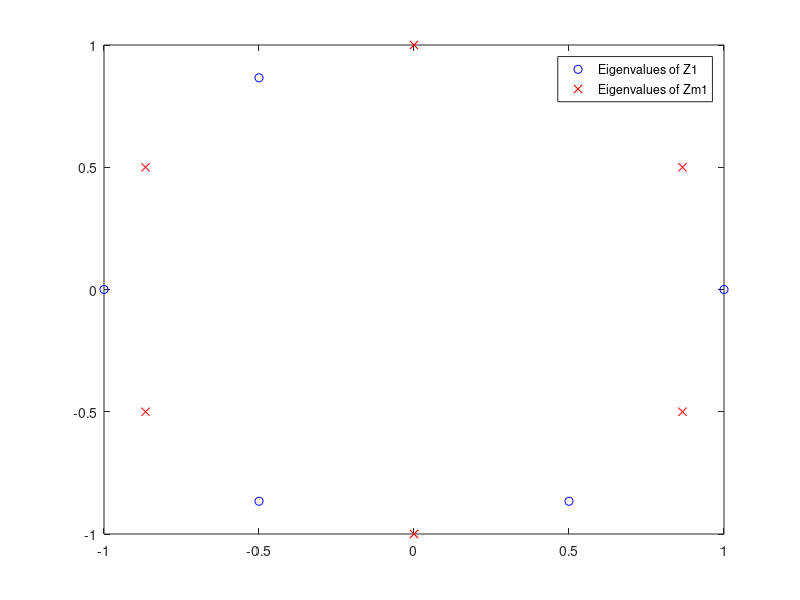

Recreate this plot in MATLAB. (Note: this script raises an error after producing the figure.)
%% Solving a Toeplitz linear system
%

%% Toeplitz matrices
%
% Toeplitz matrices are matrices with constant diagonal elements; they are
% completely determined by the first column and row, and indeed there is a
% MATLAB function that generates the full matrix starting by this
% information. We can generate an example by constructing a random column
% and row as follows:

n = 6;
c = randn(n, 1);
r = randn(1, n);
c(1) = r(1); 

T = toeplitz(c, r)

%%
% Note that we have forced the first element of the vectors |c| and |r| to be
% equal, to make sure that matrix is well-defined. Suppose that we want to
% solve a linear system with a Toeplitz matrix: $Tx = b$. 
%
% For small scale systems, we can rely on the MATLAB backslash operator:

b = randn(n, 1);
x = T \ b;

%%
% Unfortunately, this approach scales cubically, and given the particular structure of the
% matrices it is natural to ask if a more efficient method might be
% developed. 
%
% This example presents the construction of the superfast Toeplitz solver
% introduced in [2]. 

%% Displacement equation
%
% The first step in this direction is to note that a Toeplitz matrix $T$
% satisfies the displacement equation $Z_1 T - T Z_{-1} = F$
% where $Z_x$ is the matrix defined as follows:
%
% $$ Z_x := \left[ \begin{array}{cccc}
%    &&& x \\
%    1 &&& \\
%    & \ddots \\
%    && 1 \\
%  \end{array} \right]
% $$
%
% and $F$ is a matrix with just the first row and the last column which are
% non-zero. We can verify this directly:
%

Z1 = eye(n); Z1 = Z1(:,[2:n,1]);
Zm1 = Z1; Zm1(1,end) = -1;
F = Z1 * T - T * Zm1

%%
% Given the special structure of $F$, it has rank (at most) $2$, and 
% we can represent it as $UV^T$ where $U, V$ are the $n \times 2$ matrices 
% defined as follows:

U = [ 1 , 2*c(1) ; zeros(n-1,1) , c(2:n) + r(n:-1:2).' ];
V = [ c(n:-1:2) - r(2:n).' , zeros(n-1,1) ; 0 , 1 ];

norm(F - U*V.')

%%
% We can modify the displacement relation to transform the Toeplitz matrix
% in another matricx that has a particular structure. Let $\Omega_n$
% denote the matrix of the Fourier transform, scaled to be unitary. Then,
% since $Z_1$ is circulant, $\Omega_n Z_1 \Omega_n^*$ is diagonal, and in
% particular it has the $n$-th roots of the unity on the diagonal. We call
% such matrix $D_1$. 
%
% Here we use the fact that the Fourier matrix as implemented in MATLAB 
% can be obtained by properly flipping a Vandermonde matrix with the roots
% of the unity as nodes. 

Omega = sqrt(n) \ rot90(vander(exp(2i*pi/n.*(1:n))), 2);
D1 = Omega * Z1 * Omega';

%%
% In a similar fashion, if we define $D_0 = \mathrm{diag}(1, \omega_{2n},
% \ldots, \omega_{2n}^{n-1})$, where $\omega_{2n}$ is $e^{\frac{i\pi}{n}}$,
% we have the relation 
% $$\Omega_n D_0 Z_{-1} D_0^* \Omega_n^* = D_{-1},$$ where 
% $D_{-1} = \omega_{2n} D_1$. 

om = exp(1i * pi / n);
D0 = diag(om.^(0:n-1));
Dm1 = Omega * D0 * Zm1 * D0' * Omega';

%%
% Let us check the eigenvalues of the matrices $Z_1$ and $Z_{-1}$.
% Together, they constitute the $2n$-th roots of the unity. 

plot(real(diag(D1)),  imag(diag(D1)),  'bo', ...
	 real(diag(Dm1)), imag(diag(Dm1)), 'rx');
axis([-1 1 -1 1]);
legend('Eigenvalues of Z1', 'Eigenvalues of Zm1');


%% A superfast algorithm
%
% We now exploit the displacement relation to develop a superfast
% algorithm. To test it, we are going to need a larger example, so we
% regenerate our data with a larger $n$, but not too large so we will be able
% to verify our computations. 

n = 4096;
c = randn(n, 1); r = randn(1, n); c(1) = r(1); 
T = toeplitz(c, r);
b = randn(n, 1);

d0 = exp(1i * pi / n .* (0 : n - 1));
d1  = d0.^2;
dm1 = exp(1i * pi / n) * d1;

U = [ 1 , 2*r(1) ; zeros(n-1, 1), r(end:-1:2).' + c(2:end) ];
V = [ conj(c(end:-1:2)) - r(2:end)' , zeros(n-1,1) ; 0 1 ];

%%
% Multiplying the displacement relation from the left by $\Omega_n$ and
% from the right by $D_0^* \Omega_n^*$ yields the new relation
%
% $$
%  D_1 C - C D_{-1} = GF^T
% $$
% where $G,F$ can be defined as $G = \Omega_n U$ and 
% $F = \overline{\Omega_n} D_0^* V$, and $C = \Omega_n T D_0^* \Omega_n^*$.
% 

%% 
% The previous relation tells us that the matrix $C$ has a _Cauchy-like_
% structure; since the coefficients of the displacement equation are 
% diagonal, we can explicitly write its entries as:
%
% $$ 
%   C_{ij} = \frac{G_i H_j^T}{\omega_{2n}^{2(i-1)} - \omega_{2n}^{2j-1)}}
% $$
%
% It turns out that the off-diagonal blocks of $C$ are Cauchy-like matrices
% involving nodes contained in separated domains, so we expect them to be
% numerically low-rank [1]. 
% 
% Since its entries are explicitly available, and we can use the expression
% $C = \Omega_n T D_0 \Omega_n^*$ to implement a fact vector product with
% $C$ and $C^T$ relying on the fast toeplitz product using the FFT, we
% can use the HSS constructor to build the HSS representation of $C$. 
%
% For simplicity, in this example we also rely on the
% HODLR constructor that, using Adaptive Cross Approximation, only requires
% the matrix evaluation at an index $(i,j)$. 

Gh = ifft(U) * sqrt(n);
Fh = ifft((d0.' * ones(1, 2)) .* V) * sqrt(n);

C = hodlr2hss(hodlr('handle', ...
	@(i,j) (Gh(i, :) * Fh(j, :)') ./ (d1(i).' - dm1(j)), ...
	n, n));

%% 
% Now, we can solve the linear system with $T$ by inverting the relation
% and writing $T = \Omega_n^* C \Omega_n D_0$, which yields

z = ifft(b);
y = C \ z;
x = d0' .* fft(y);

%%
% As a final test, we check the accuracy of the solution (that should be
% compared with $\| T \|_2$, which we do not compute because it might be
% expensive).
norm(T * x - b)

%%
% The algorithm described here is implemented using the randomized
% constructor in place of the Adaptive Cross in the function |toeplitz_solve|, which is
% included the toolbox. 

%% References
%
% [1] Beckermann, Bernhard, and Alex Townsend. "Bounds on the Singular 
%     Values of Matrices with Displacement Structure." SIAM Review 61.2 
%     (2019): 319-344.
% 
% [1] Xia, Jianlin, Yuanzhe Xi, and Ming Gu. "A superfast structured solver 
%   for Toeplitz linear systems via randomized sampling." SIAM Journal on 
%   Matrix Analysis and Applications 33.3 (2012): 837-858.